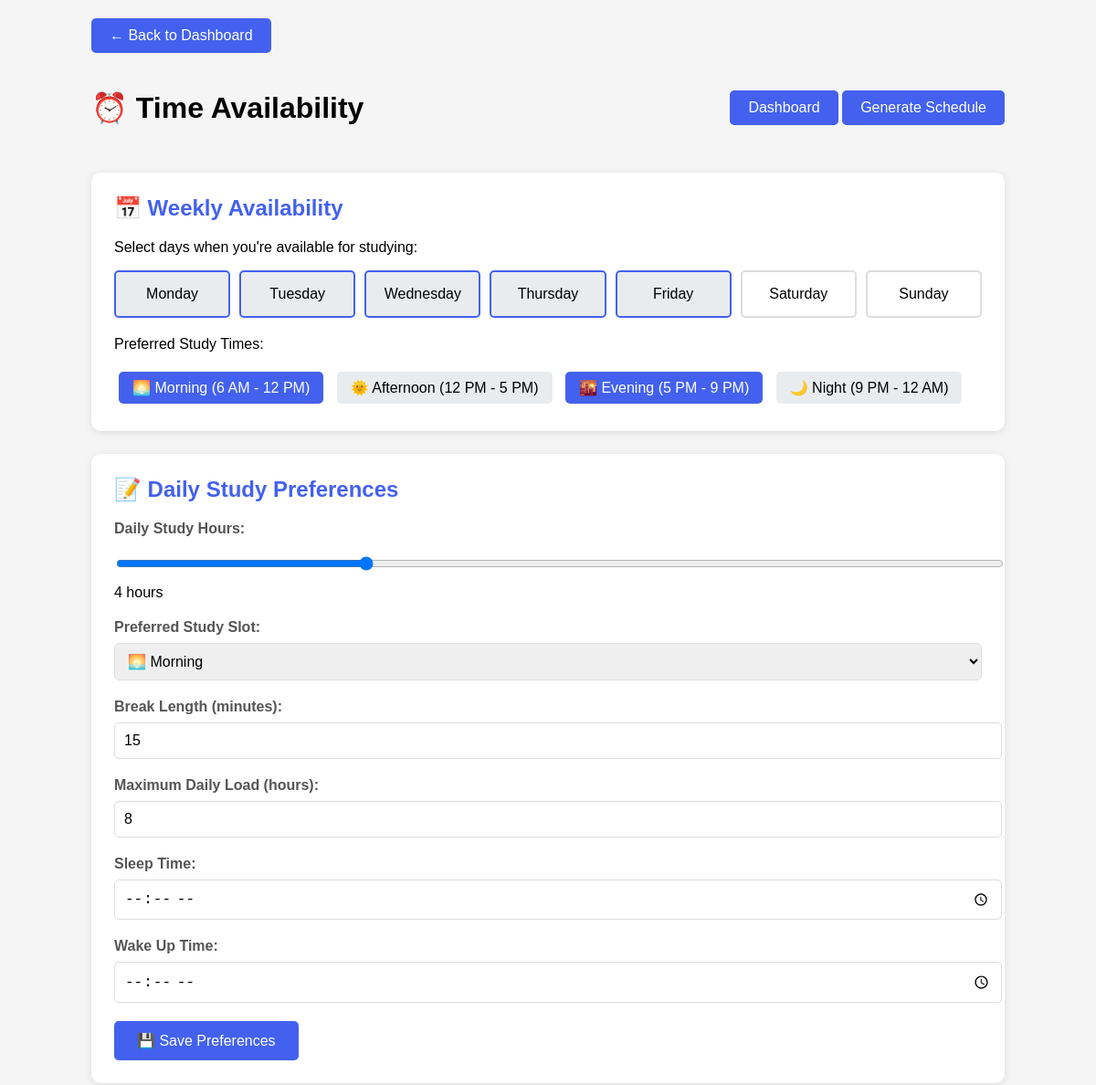
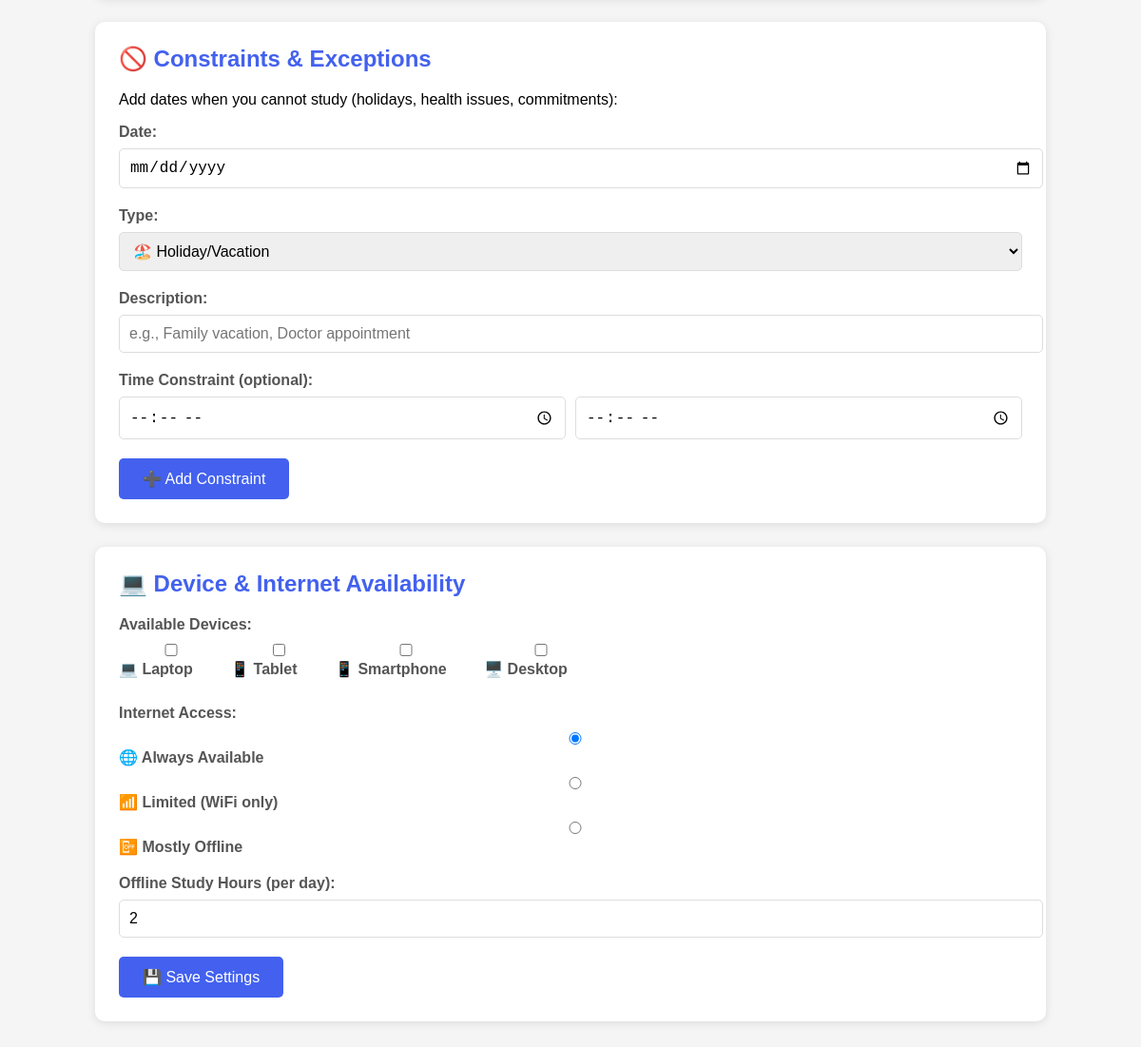
/time_availability (signed in), run on the app's committed database (2 pictures, top to bottom).
### tables this page shows
CREATE TABLE user_schedule_preferences (
    preference_id INTEGER PRIMARY KEY AUTOINCREMENT,
    user_id INTEGER NOT NULL,
    daily_study_hours INTEGER DEFAULT 4,
    preferred_study_slot TEXT,
    break_length_minutes INTEGER DEFAULT 15,
    max_daily_load_hours INTEGER DEFAULT 8,
    sleep_time TIME,
    wake_up_time TIME, study_method TEXT,
    FOREIGN KEY (user_id) REFERENCES users(user_id) ON DELETE CASCADE
);

### app.py (the view)
@app.route('/time_availability')
@login_required
def time_availability():
    user_id = session['user_id']
    conn = get_db()
    preferences = conn.execute(
        'SELECT * FROM user_schedule_preferences WHERE user_id = ?',
        (user_id,)
    ).fetchone()
    constraints = conn.execute(
        'SELECT * FROM user_constraints WHERE user_id = ? ORDER BY constraint_date',
        (user_id,)
    ).fetchall()
    conn.close()
    return render_template('time_availability.html',
                         preferences=preferences,
                         constraints=constraints)

### app.py (called while the page is built)
def get_db():
    conn = sqlite3.connect(DATABASE)
    conn.row_factory = sqlite3.Row
    return conn

def login_required(f):
    @wraps(f)
    def decorated_function(*args, **kwargs):
        if 'user_id' not in session:
            return redirect('/login')
        return f(*args, **kwargs)
    return decorated_function

### templates/time_availability.html (shortened to what this page needs)
<!DOCTYPE html>
<html lang="en">
<head>
</head>
<body>
    <div class="container">
        <div class="back-btn">
            <a href="/dashboard" class="nav-btn">← Back to Dashboard</a>
        </div>
        <div class="header">
            <h1>⏰ Time Availability</h1>
            <div>
                <a href="/dashboard" class="nav-btn">Dashboard</a>
                <a href="/ai_schedule_generator" class="nav-btn">Generate Schedule</a>
            </div>
        </div>
        <div class="section">
            <h2>📅 Weekly Availability</h2>
            <p>Select days when you're available for studying:</p>
            <div class="week-grid">
                <div class="day-box" onclick="toggleDay(this)" data-day="monday">Monday</div>
                <div class="day-box" onclick="toggleDay(this)" data-day="tuesday">Tuesday</div>
                <div class="day-box" onclick="toggleDay(this)" data-day="wednesday">Wednesday</div>
                <div class="day-box" onclick="toggleDay(this)" data-day="thursday">Thursday</div>
                <div class="day-box" onclick="toggleDay(this)" data-day="friday">Friday</div>
                <div class="day-box" onclick="toggleDay(this)" data-day="saturday">Saturday</div>
                <div class="day-box" onclick="toggleDay(this)" data-day="sunday">Sunday</div>
            </div>
            <div class="time-slots">
                <p>Preferred Study Times:</p>
                <div>
                    <span class="time-slot" onclick="toggleTimeSlot(this)" data-time="morning">🌅 Morning (6 AM - 12 PM)</span>
                    <span class="time-slot" onclick="toggleTimeSlot(this)" data-time="afternoon">🌞 Afternoon (12 PM - 5 PM)</span>
                    <span class="time-slot" onclick="toggleTimeSlot(this)" data-time="evening">🌇 Evening (5 PM - 9 PM)</span>
                    <span class="time-slot" onclick="toggleTimeSlot(this)" data-time="night">🌙 Night (9 PM - 12 AM)</span>
                </div>
            </div>
        </div>
        <div class="section">
            <h2>📝 Daily Study Preferences</h2>
            <form method="POST" action="/save_time_preferences">
                <div class="form-group">
                    <label for="daily_hours">Daily Study Hours:</label>
                    <input type="range" id="daily_hours" name="daily_hours" min="1" max="12" value="{{ preferences.daily_study_hours if preferences else 4 }}" oninput="updateHoursValue(this.value)">
                    <span id="hoursValue">{{ preferences.daily_study_hours if preferences else 4 }}</span> hours
                </div>
                <div class="form-group">
                    <label for="preferred_slot">Preferred Study Slot:</label>
                    <select id="preferred_slot" name="preferred_slot">
                        <option value="morning" {% if preferences and preferences.preferred_study_slot == 'morning' %}selected{% endif %}>🌅 Morning</option>
                    </select>
                </div>
                <div class="form-group">
                    <label for="break_length">Break Length (minutes):</label>
                    <input type="number" id="break_length" name="break_length" min="5" max="60" value="{{ preferences.break_length_minutes if preferences else 15 }}">
                </div>
                <div class="form-group">
                    <label for="max_daily_load">Maximum Daily Load (hours):</label>
                    <input type="number" id="max_daily_load" name="max_daily_load" min="1" max="16" value="{{ preferences.max_daily_load_hours if preferences else 8 }}">
                </div>
                <div class="form-group">
                    <label for="sleep_time">Sleep Time:</label>
                    <input type="time" id="sleep_time" name="sleep_time" value="{{ preferences.sleep_time if preferences else '23:00' }}">
                </div>
                <div class="form-group">
                    <label for="wake_up_time">Wake Up Time:</label>
                    <input type="time" id="wake_up_time" name="wake_up_time" value="{{ preferences.wake_up_time if preferences else '07:00' }}">
                </div>
                <button type="submit" class="btn">💾 Save Preferences</button>
            </form>
        </div>
        <div class="section">
            <h2>🚫 Constraints & Exceptions</h2>
            <p>Add dates when you cannot study (holidays, health issues, commitments):</p>
            <form method="POST" action="/add_constraint">
                <div class="form-group">
                    <label for="constraint_date">Date:</label>
                    <input type="date" id="constraint_date" name="constraint_date" required>
                </div>
                <div class="form-group">
                    <label for="constraint_type">Type:</label>
                    <select id="constraint_type" name="constraint_type" required>
                        <option value="holiday">🏖️ Holiday/Vacation</option>
                    </select>
                </div>
                <div class="form-group">
                    <label for="description">Description:</label>
                    <input type="text" id="description" name="description" placeholder="e.g., Family vacation, Doctor appointment">
                </div>
                <div class="form-group">
                    <label>Time Constraint (optional):</label>
                    <div style="display: flex; gap: 10px;">
                        <input type="time" name="start_time" placeholder="Start time">
                        <input type="time" name="end_time" placeholder="End time">
                    </div>
                </div>
                <button type="submit" class="btn">➕ Add Constraint</button>
            </form>
        </div>
        <div class="section">
            <h2>💻 Device & Internet Availability</h2>
            <form>
                <div class="form-group">
                    <label>Available Devices:</label>
                    <div style="display: flex; gap: 15px; flex-wrap: wrap;">
                        <label><input type="checkbox" name="device" value="laptop"> 💻 Laptop</label>
                        <label><input type="checkbox" name="device" value="tablet"> 📱 Tablet</label>
                        <label><input type="checkbox" name="device" value="phone"> 📱 Smartphone</label>
                        <label><input type="checkbox" name="device" value="desktop"> 🖥️ Desktop</label>
                    </div>
                </div>
                <div class="form-group">
                    <label>Internet Access:</label>
                    <div>
                        <label><input type="radio" name="internet" value="always" checked> 🌐 Always Available</label>
                        <label><input type="radio" name="internet" value="limited"> 📶 Limited (WiFi only)</label>
                        <label><input type="radio" name="internet" value="offline"> 📴 Mostly Offline</label>
                    </div>
                </div>
                <div class="form-group">
                    <label for="offline_hours">Offline Study Hours (per day):</label>
                    <input type="number" id="offline_hours" name="offline_hours" min="0" max="24" value="2">
                </div>
                <button type="button" class="btn" onclick="saveDeviceSettings()">💾 Save Settings</button>
            </form>
        </div>
    </div>
</body>
</html>

### templates/time_availability.html (style rules this page uses)
:root { --primary: #4361ee; --secondary: #3a0ca3; --light: #f8f9fa; --dark: #212529; }
body { font-family: Arial, sans-serif; margin: 0; padding: 20px; background: #f5f5f5; }
.container { max-width: 1000px; margin: 0 auto; }
.header { display: flex; justify-content: space-between; align-items: center; margin-bottom: 30px; }
.nav-btn { padding: 10px 20px; background: var(--primary); color: white; border: none; border-radius: 5px; cursor: pointer; text-decoration: none; display: inline-block; }
.section { background: white; padding: 25px; border-radius: 10px; margin-bottom: 25px; box-shadow: 0 2px 10px rgba(0,0,0,0.1); }
h2 { color: var(--primary); margin-top: 0; }
.form-group { margin-bottom: 20px; }
label { display: block; margin-bottom: 8px; font-weight: bold; color: #555; }
input, select, textarea { width: 100%; padding: 10px; border: 1px solid #ddd; border-radius: 5px; font-size: 16px; }
.btn { padding: 12px 25px; background: var(--primary); color: white; border: none; border-radius: 5px; cursor: pointer; font-size: 16px; }
.week-grid { display: grid; grid-template-columns: repeat(7, 1fr); gap: 10px; margin-top: 15px; }
.day-box { padding: 15px; text-align: center; border: 2px solid #ddd; border-radius: 5px; cursor: pointer; }
.day-box.selected { border-color: var(--primary); background: #e9ecef; }
.time-slots { margin-top: 20px; }
.time-slot { display: inline-block; padding: 8px 15px; margin: 5px; background: #e9ecef; border-radius: 5px; cursor: pointer; }
.time-slot.selected { background: var(--primary); color: white; }
.back-btn { margin-bottom: 20px; }

### data on the page
user_schedule_preferences: daily_hours "4", daily_study_hours "4", break_length "15", max_daily_load "8"
